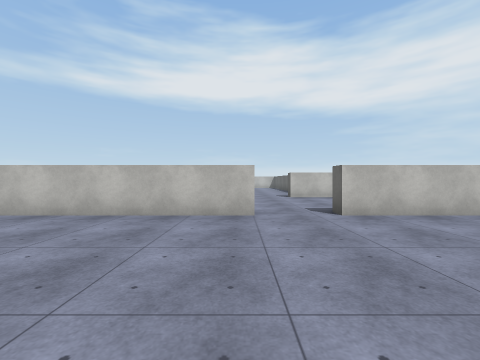
[1] (above)

15 first-person views from a walk through a scene from a Unity 3-D project. The camera is 1.4 m above the floor, looks level and sees 90° across. The floor is counted in squares, 2 m on a side. Each view is taken from the middle of a square. On the plan, view 1 faces up. The plan holds only what a view shows up to about 9 squares ahead; the rest is blank. The place goes on beyond the plan. Surface patterns are stand-ins for the level's own textures.

[2]
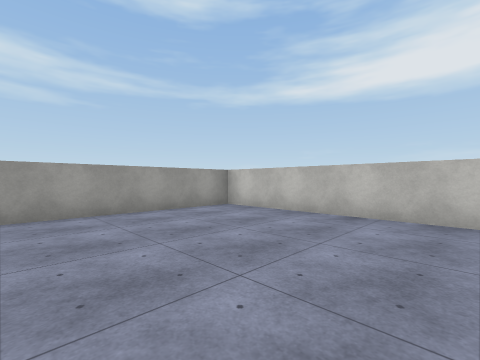

[3]
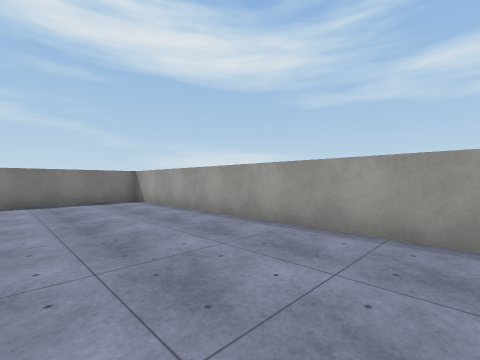

[4]
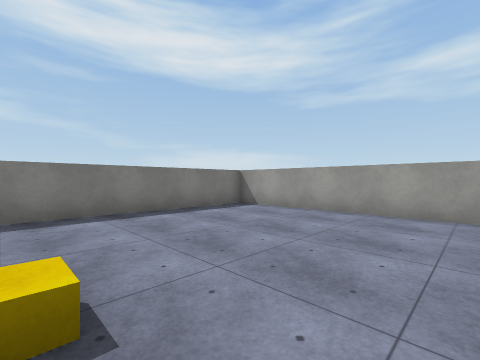

[5]
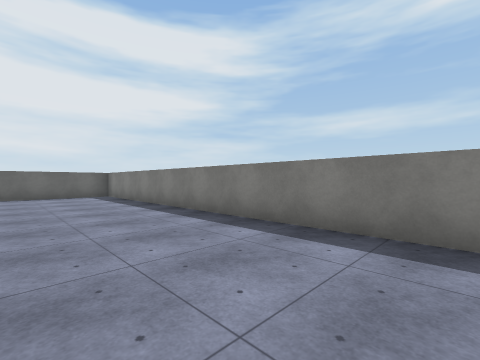

[6]
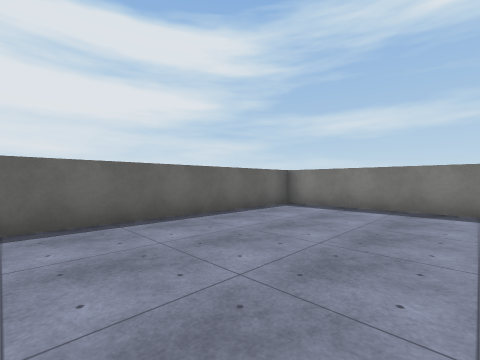

[7]
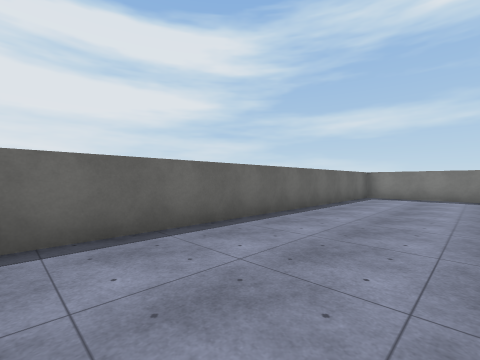

[8]
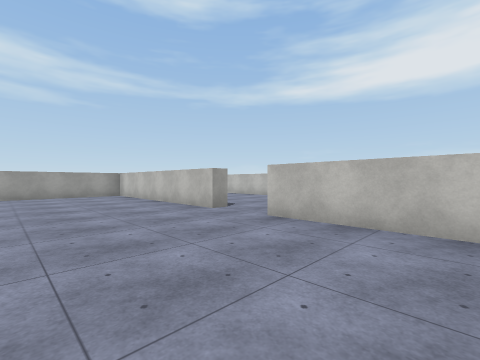

[9]
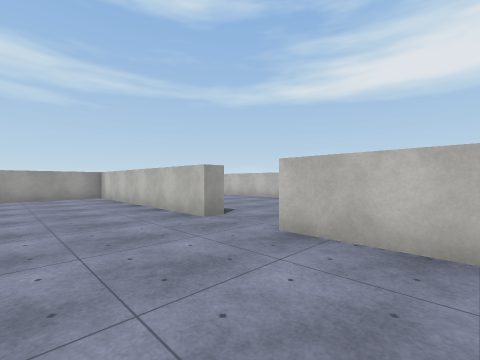

[10]
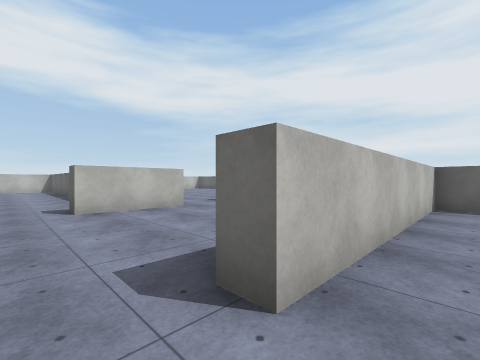

[11]
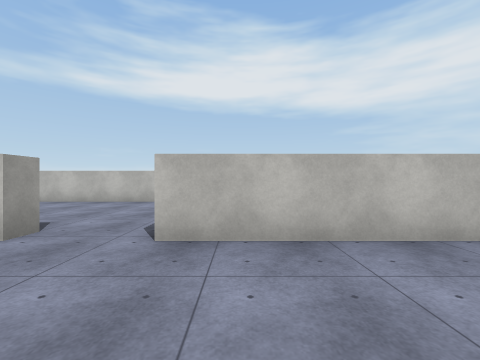

[12]
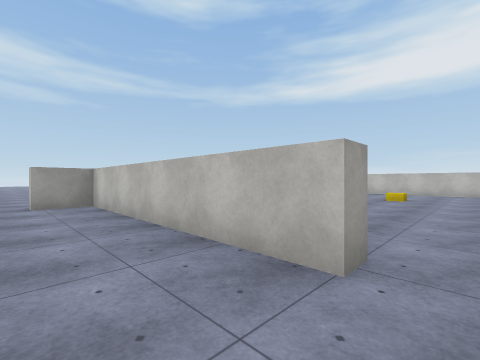

[13]
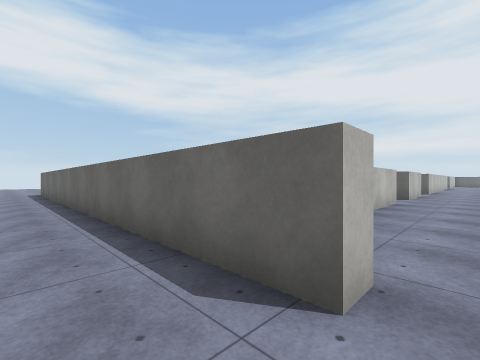

[14]
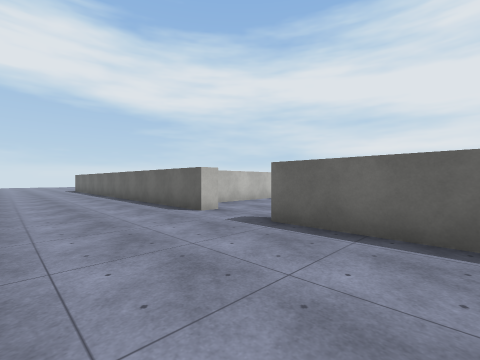

[15]
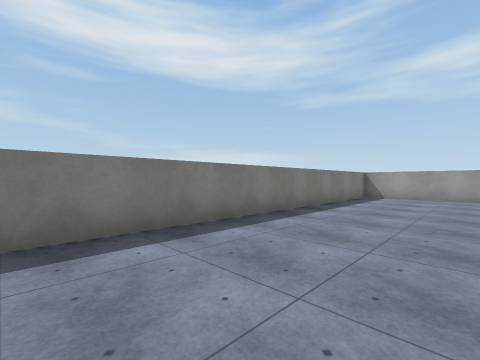

### Floor plan
Points are (right, up) in squares from view 1. A wall is a line through its corners. A room is listed if a view was taken in it or the views show most of it. See-through windows are left out.
Room 1 (views 1, 2, 3, 4, 5, 6, 7, 8, 9, 10, 11, 15)
walls: (0.3, 4.8) (-6.3, 4.8) (-6.3, -6.2) (8.1, -6.2) (8.1, 4.8) (2, 4.8)
ways out: opening at (1.5, 5) to room 2
Room 2 (view 12)
walls: (4.6, 9.8) (2, 9.8); (2, 4.8) (2, 5.2); (0.3, 5.2) (0.3, 4.8); (0.3, 9.8) (-6.3, 9.8) (-6.3, 8.5)
ways out: opening at (1.5, 5) to room 1; opening at (-7, 7.5) to room 3; opening at (1.5, 10); opening at (5.5, 10)
Room 3 (views 13, 14)
walls: (-6.7, 4) (-6.7, 6.5); (-6.3, 8.5) (-6.7, 8.5) (-6.7, 19.5)
ways out: opening at (-7, 7.5) to room 2

Positions as (right, up) in squares from view 1, and headings:
1: (0, 0), facing up
2: (-1, 0), facing up-left
3: (-3, 2), facing down-left
4: (-1, -1), facing down-left
5: (-3, -3), facing down-right
6: (4, 0), facing down-right
7: (5, 4), facing down-right
8: (5, 1), facing up-left
9: (4, 2), facing up-left
10: (1, 4), facing up-right
11: (3, 2), facing up
12: (1, 8), facing up-left
13: (-8, 8), facing up-right
14: (-10, 4), facing up-right
15: (4, -3), facing down-left
